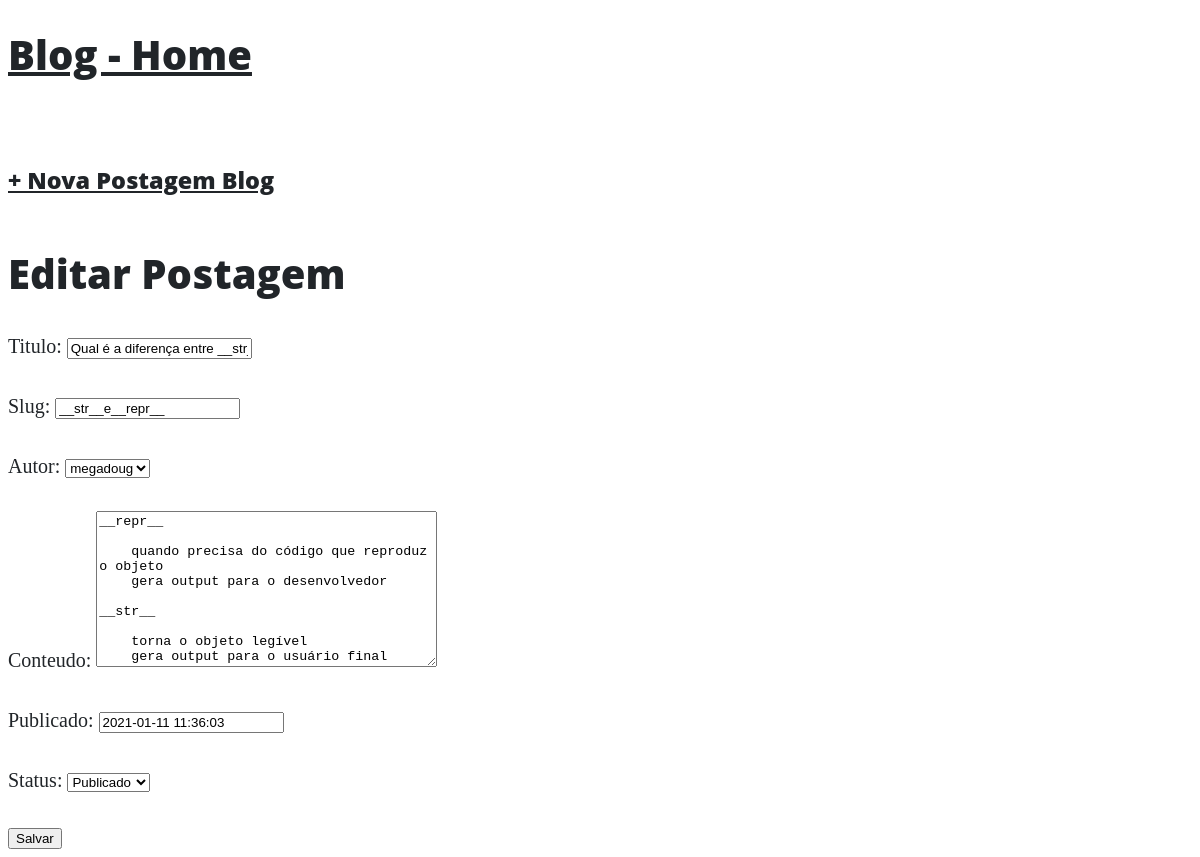
/post/__str__e__repr__/edit/, run on an earlier commit of the app's database.
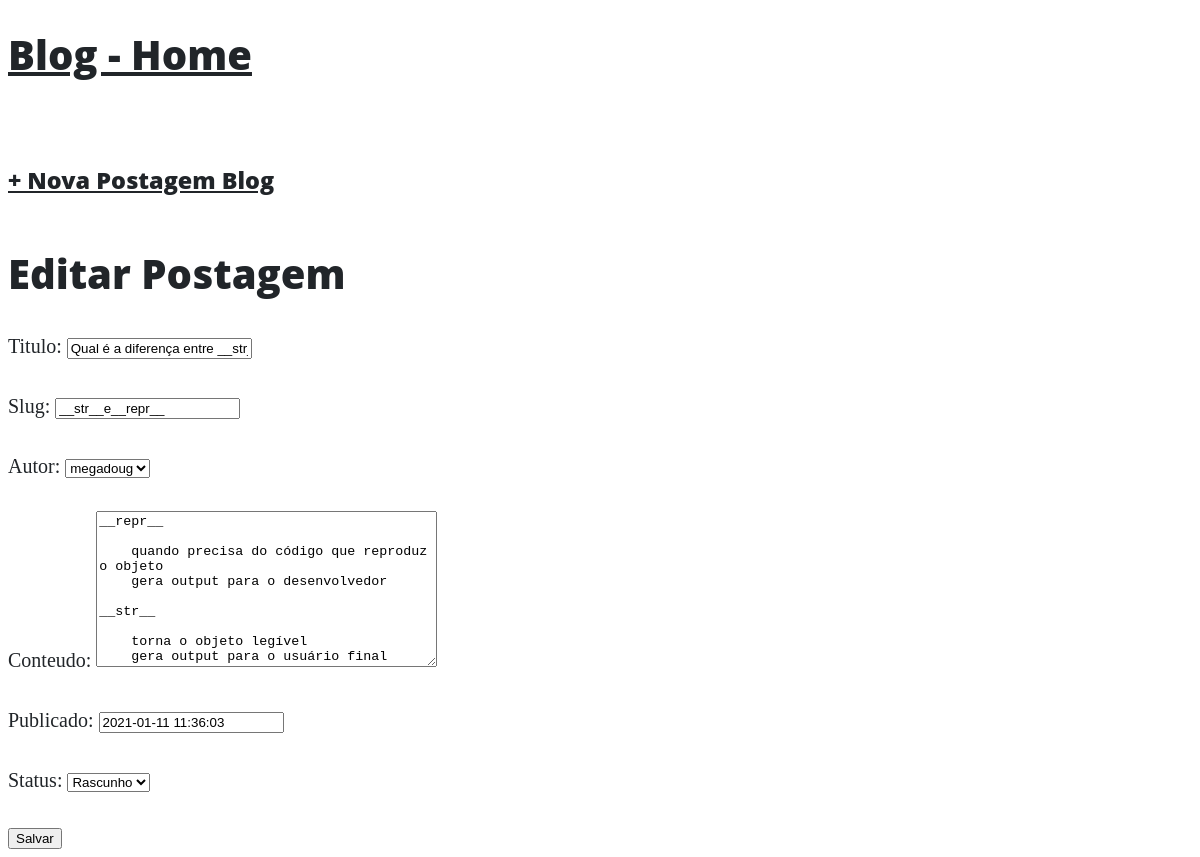
And on a later commit of the database.
### Blog/models.py (models this page shows, shortened)
class Post(models.Model):
    STATUS = (
        ('rascunho', 'Rascunho'),
        ('publicado', 'Publicado'),
    )
    titulo = models.CharField(max_length=250)
    slug = models.SlugField(max_length=250)
    autor = models.ForeignKey(User,
                              on_delete=models.CASCADE)
    conteudo = models.TextField()
    publicado = models.DateTimeField(default=timezone.now())
    criado = models.DateTimeField(auto_now_add=True)
    alterado = models.DateTimeField(auto_now=True)
    status = models.CharField(max_length=10,
                              choices=STATUS,
                              default='rascunho')
    object = models.Manager()
    published = PublishedManager()
    class Meta:
        ordering = ('-publicado',)

### Blog/views.py (the view)
# urls.py: path('post/<slug:slug>/edit/', views.BlogUpdateView.as_view(), name='post_edit'),
class BlogUpdateView(UpdateView):
    model = Post
    template_name = "blog/post_edit.html"
    fields = '__all__'

### Blog/templates/blog/post_edit.html (shortened to what this page needs)
{% extends 'base.html' %}
{% block content %}
<h1>Editar Postagem</h1>
<form action="" method="post"> {% csrf_token %}
    {{form.as_p}}
    <input type="submit" value="Salvar">
</form>
{% endblock content %}

What changed in the data, as far as the page shows it:
changed Post "Qual é a diferença entre __str__ e __repr__?": status "Publicado" → "Rascunho"
